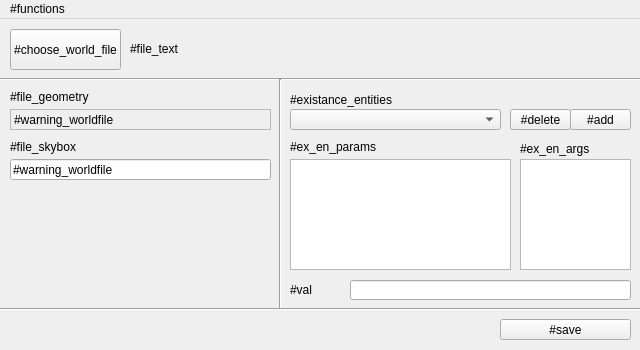
<?xml version="1.0" encoding="UTF-8"?>
<ui version="4.0">
 <class>Redactor</class>
 <widget class="QMainWindow" name="Redactor">
  <property name="geometry">
   <rect>
    <x>0</x>
    <y>0</y>
    <width>640</width>
    <height>350</height>
   </rect>
  </property>
  <property name="sizePolicy">
   <sizepolicy hsizetype="Fixed" vsizetype="Fixed">
    <horstretch>0</horstretch>
    <verstretch>0</verstretch>
   </sizepolicy>
  </property>
  <property name="minimumSize">
   <size>
    <width>640</width>
    <height>350</height>
   </size>
  </property>
  <property name="maximumSize">
   <size>
    <width>640</width>
    <height>350</height>
   </size>
  </property>
  <property name="windowTitle">
   <string>Redactor</string>
  </property>
  <widget class="QWidget" name="centralwidget">
   <widget class="QPushButton" name="b_choose_file">
    <property name="geometry">
     <rect>
      <x>10</x>
      <y>10</y>
      <width>111</width>
      <height>41</height>
     </rect>
    </property>
    <property name="text">
     <string>#choose_world_file</string>
    </property>
   </widget>
   <widget class="Line" name="line">
    <property name="geometry">
     <rect>
      <x>0</x>
      <y>50</y>
      <width>641</width>
      <height>20</height>
     </rect>
    </property>
    <property name="orientation">
     <enum>Qt::Horizontal</enum>
    </property>
   </widget>
   <widget class="QLabel" name="file_text">
    <property name="geometry">
     <rect>
      <x>130</x>
      <y>10</y>
      <width>501</width>
      <height>41</height>
     </rect>
    </property>
    <property name="sizePolicy">
     <sizepolicy hsizetype="Fixed" vsizetype="Fixed">
      <horstretch>0</horstretch>
      <verstretch>0</verstretch>
     </sizepolicy>
    </property>
    <property name="autoFillBackground">
     <bool>false</bool>
    </property>
    <property name="text">
     <string>#file_text</string>
    </property>
    <property name="alignment">
     <set>Qt::AlignLeading|Qt::AlignLeft|Qt::AlignVCenter</set>
    </property>
    <property name="textInteractionFlags">
     <set>Qt::TextSelectableByMouse</set>
    </property>
   </widget>
   <widget class="Line" name="line_2">
    <property name="geometry">
     <rect>
      <x>270</x>
      <y>60</y>
      <width>20</width>
      <height>231</height>
     </rect>
    </property>
    <property name="orientation">
     <enum>Qt::Vertical</enum>
    </property>
   </widget>
   <widget class="QComboBox" name="cb_existense_entities">
    <property name="geometry">
     <rect>
      <x>290</x>
      <y>90</y>
      <width>211</width>
      <height>21</height>
     </rect>
    </property>
    <property name="sizePolicy">
     <sizepolicy hsizetype="Preferred" vsizetype="Fixed">
      <horstretch>0</horstretch>
      <verstretch>0</verstretch>
     </sizepolicy>
    </property>
   </widget>
   <widget class="QLabel" name="label">
    <property name="geometry">
     <rect>
      <x>290</x>
      <y>70</y>
      <width>341</width>
      <height>21</height>
     </rect>
    </property>
    <property name="text">
     <string>#existance_entities</string>
    </property>
   </widget>
   <widget class="QPushButton" name="b_delete_entity">
    <property name="geometry">
     <rect>
      <x>510</x>
      <y>90</y>
      <width>61</width>
      <height>21</height>
     </rect>
    </property>
    <property name="text">
     <string>#delete</string>
    </property>
   </widget>
   <widget class="QListWidget" name="l_entities">
    <property name="geometry">
     <rect>
      <x>290</x>
      <y>140</y>
      <width>221</width>
      <height>111</height>
     </rect>
    </property>
    <property name="currentRow">
     <number>-1</number>
    </property>
   </widget>
   <widget class="QLabel" name="label_2">
    <property name="geometry">
     <rect>
      <x>290</x>
      <y>120</y>
      <width>221</width>
      <height>16</height>
     </rect>
    </property>
    <property name="text">
     <string>#ex_en_params</string>
    </property>
   </widget>
   <widget class="QLabel" name="label_3">
    <property name="geometry">
     <rect>
      <x>290</x>
      <y>261</y>
      <width>61</width>
      <height>20</height>
     </rect>
    </property>
    <property name="text">
     <string>#val</string>
    </property>
   </widget>
   <widget class="QLineEdit" name="le_value_of_parametr">
    <property name="geometry">
     <rect>
      <x>350</x>
      <y>261</y>
      <width>281</width>
      <height>20</height>
     </rect>
    </property>
    <property name="maxLength">
     <number>256</number>
    </property>
   </widget>
   <widget class="QPushButton" name="b_save_level">
    <property name="geometry">
     <rect>
      <x>500</x>
      <y>300</y>
      <width>131</width>
      <height>21</height>
     </rect>
    </property>
    <property name="text">
     <string>#save</string>
    </property>
   </widget>
   <widget class="Line" name="line_3">
    <property name="geometry">
     <rect>
      <x>0</x>
      <y>280</y>
      <width>641</width>
      <height>21</height>
     </rect>
    </property>
    <property name="orientation">
     <enum>Qt::Horizontal</enum>
    </property>
   </widget>
   <widget class="QLabel" name="label_4">
    <property name="geometry">
     <rect>
      <x>10</x>
      <y>70</y>
      <width>261</width>
      <height>16</height>
     </rect>
    </property>
    <property name="text">
     <string>#file_geometry</string>
    </property>
   </widget>
   <widget class="QPushButton" name="b_add_entity">
    <property name="geometry">
     <rect>
      <x>570</x>
      <y>90</y>
      <width>61</width>
      <height>21</height>
     </rect>
    </property>
    <property name="text">
     <string>#add</string>
    </property>
   </widget>
   <widget class="QLabel" name="file_geometry">
    <property name="geometry">
     <rect>
      <x>10</x>
      <y>90</y>
      <width>261</width>
      <height>21</height>
     </rect>
    </property>
    <property name="sizePolicy">
     <sizepolicy hsizetype="Fixed" vsizetype="Fixed">
      <horstretch>0</horstretch>
      <verstretch>0</verstretch>
     </sizepolicy>
    </property>
    <property name="frameShape">
     <enum>QFrame::StyledPanel</enum>
    </property>
    <property name="frameShadow">
     <enum>QFrame::Sunken</enum>
    </property>
    <property name="text">
     <string>#warning_worldfile</string>
    </property>
   </widget>
   <widget class="QLabel" name="label_5">
    <property name="geometry">
     <rect>
      <x>10</x>
      <y>120</y>
      <width>261</width>
      <height>16</height>
     </rect>
    </property>
    <property name="text">
     <string>#file_skybox</string>
    </property>
   </widget>
   <widget class="QListWidget" name="l_args">
    <property name="geometry">
     <rect>
      <x>520</x>
      <y>140</y>
      <width>111</width>
      <height>111</height>
     </rect>
    </property>
   </widget>
   <widget class="QLabel" name="label_6">
    <property name="geometry">
     <rect>
      <x>520</x>
      <y>120</y>
      <width>111</width>
      <height>20</height>
     </rect>
    </property>
    <property name="text">
     <string>#ex_en_args</string>
    </property>
   </widget>
   <widget class="QLineEdit" name="skybox_name">
    <property name="geometry">
     <rect>
      <x>10</x>
      <y>140</y>
      <width>261</width>
      <height>21</height>
     </rect>
    </property>
    <property name="text">
     <string>#warning_worldfile</string>
    </property>
   </widget>
  </widget>
  <widget class="QMenuBar" name="menubar">
   <property name="geometry">
    <rect>
     <x>0</x>
     <y>0</y>
     <width>640</width>
     <height>21</height>
    </rect>
   </property>
   <widget class="QMenu" name="menu">
    <property name="title">
     <string>#functions</string>
    </property>
    <addaction name="action_2"/>
    <addaction name="action_about"/>
   </widget>
   <addaction name="menu"/>
  </widget>
  <action name="action">
   <property name="text">
    <string>Выход</string>
   </property>
  </action>
  <action name="action_2">
   <property name="text">
    <string>#exit</string>
   </property>
  </action>
  <action name="action_about">
   <property name="text">
    <string>#about</string>
   </property>
  </action>
 </widget>
 <resources/>
 <connections>
  <connection>
   <sender>action_2</sender>
   <signal>triggered()</signal>
   <receiver>Redactor</receiver>
   <slot>close()</slot>
   <hints>
    <hint type="sourcelabel">
     <x>-1</x>
     <y>-1</y>
    </hint>
    <hint type="destinationlabel">
     <x>319</x>
     <y>174</y>
    </hint>
   </hints>
  </connection>
 </connections>
</ui>
